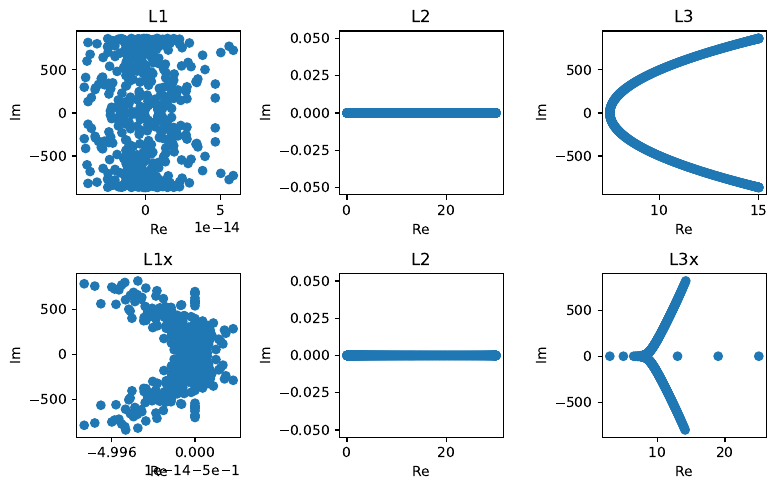

Write Python code to recreate this figure.
import dolfinx
import matplotlib.pyplot as plt
import numpy as np
import ufl
from dolfinx import fem
from mpi4py import MPI
from scipy.sparse import linalg as la

N = 32
N = 500
mesh = dolfinx.mesh.create_unit_interval(MPI.COMM_WORLD, N)
alpha = dolfinx.default_scalar_type(1e-5)
tdim = mesh.topology.dim
V = fem.functionspace(mesh, ("Lagrange", 1))
u = ufl.TrialFunction(V)
v = ufl.TestFunction(V)
x = ufl.SpatialCoordinate(mesh)

mesh.topology.create_entities(tdim - 1)
mesh.topology.create_connectivity(tdim - 1, tdim)
boundary_facets = dolfinx.mesh.exterior_facet_indices(mesh.topology)
boundary_dofs = fem.locate_dofs_topological(V, tdim - 1, boundary_facets)
bc = fem.dirichletbc(dolfinx.default_scalar_type(0), boundary_dofs, V)
bcs = [bc]


def L1(with_x: bool = False) -> ufl.Form:
    if not with_x:
        return u.dx(0) * v
    return x[0] * u.dx(0) * v


def L2() -> ufl.Form:
    return alpha * ufl.inner(ufl.grad(u), ufl.grad(v))


def L3(with_x: bool = False) -> ufl.Form:
    return L1(with_x=with_x) + L2()


def compute_eigs(which_a: str) -> np.ndarray:
    match which_a:
        case "L1":
            a_term = L1()
        case "L2":
            a_term = L2()
        case "L3":
            a_term = L3()
        case "L1x":
            a_term = L1(with_x=True)
        case "L3x":
            a_term = L3(with_x=True)
        case _:
            raise ValueError("Invalid value for which_a")

    print(f"Computing eigs for {which_a}")
    a_form = fem.form(a_term * ufl.dx)
    m_form = fem.form(u * v * ufl.dx)
    A = fem.assemble_matrix(a_form, bcs=bcs)  # .to_scipy()
    A.scatter_reverse()
    # A.assemble()  # .to_scipy()
    M = fem.assemble_matrix(m_form, bcs=bcs)  # .to_scipy()
    M.scatter_reverse()
    # M.assemble()  # .to_scipy()

    A = A.to_scipy()
    M = M.to_scipy()

    eigs = la.eigs(
        A,
        M=M,
        k=N - 1,
        # k=20,
        return_eigenvectors=False,
        # which="SI",
        maxiter=200000,
    )
    print(eigs)

    # Exclude dirichlet value
    if "L1" in which_a or "L3" in which_a:
        eigs = eigs[1:-3]
    return eigs


def plot_all_eigs(show: bool = False, save: bool = False) -> None:
    _, axs = plt.subplots(2, 3, figsize=(8, 5))
    which_as = ["L1", "L2", "L3", "L1x", "L2", "L3x"]
    for i, which_a in enumerate(which_as):
        eigs = compute_eigs(which_a)
        ax = axs[i // 3, i % 3]
        ax.plot(eigs.real, eigs.imag, "o")
        ax.set_title(which_a)
        ax.set_xlabel("Re")
        ax.set_ylabel("Im")
        ax.set_box_aspect(1)

    plt.tight_layout()
    if save:
        plt.savefig("eigs.pdf", bbox_inches="tight")
    if show:
        plt.show()
    else:
        plt.close()


if __name__ == "__main__":
    plot_all_eigs(show=True, save=False)
